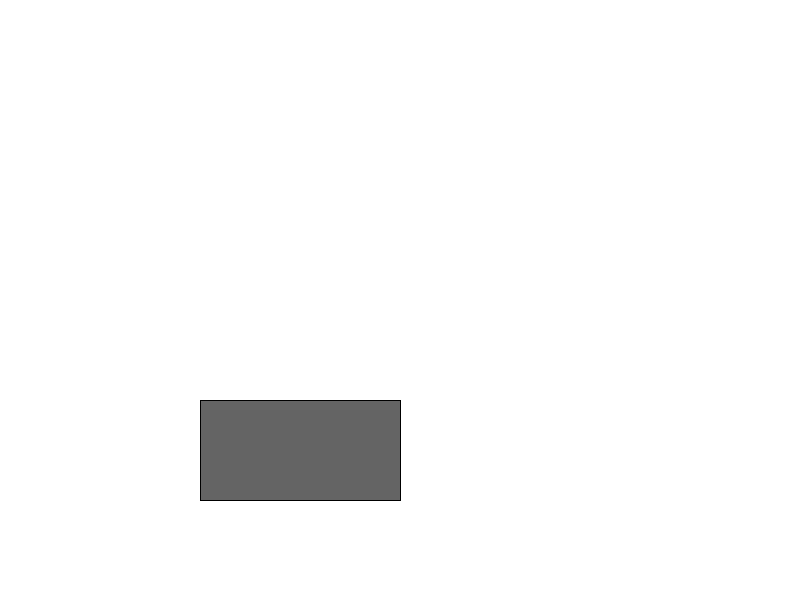
Frame 1 (no input)
Frame 60 (the mouse pressed at the canvas centre just before this capture): identical to frame 1, image omitted
Frame 120 (the mouse held since frame 60 and released just before this capture): identical to frame 1, image omitted

The Processing sketch that drew this single still picture (run headless with seeded random() and noise(); from frame 60 on, the mouse is pressed at the canvas centre):

// Processing sketch: processing_103718
// ── processing_103718.pde

float buttonX = 200;
float buttonY = 400;
float buttonWidth = 200;
float buttonHeight = 100;

color inactiveColor = color(100, 100, 100);
color hoverColor = color(100, 200, 100);
color clickColor = color(255, 0, 0);

//only happens when play is hit
void setup()
{
  size(800, 600);
  background(255);
  
}

//happens every frame, the onlyone that gets called every frame
void draw()
{
  background(255);
  
  if (isMouseOverRect(buttonX, buttonY, buttonWidth, buttonHeight))
  {
    fill(hoverColor);
  }
  else
  {
    fill(inactiveColor);
  }
  rect(buttonX, buttonY, buttonWidth, buttonHeight);
}

boolean isMouseOverRect(float x, float y, float w, float h)
{
  if (mouseX > x && mouseX < x + w)
  {
    return true;
  }
  
  return false;
}

//gets called when user clicks mouse
void mouseClicked()
{
  
}
